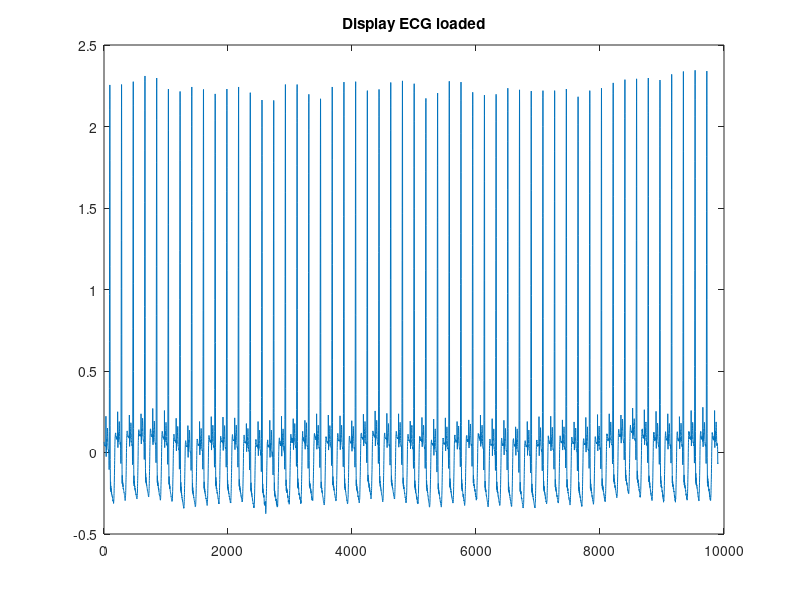

Write the MATLAB code that produced this figure. (Note: this script raises an error after producing the figure.)
clc
clear all

warning('off','all')
warning

ecg = load('ecg1.dat');

N = length(ecg);
fs = 250;

period = int32(N/fs);    
seconds = 5;
position = int32(fs*seconds);    
maximum = period/seconds;

figure(1);
plot(ecg);
title('Display ECG loaded');

for window = 0 : maximum - 1
    ecgWindow = ecg(window*position+1 : (window+1)*position);
    nWindow = length(ecgWindow);
    R = mh_rpeakdetect(ecgWindow, fs);
    
    figure(2);
    plot(1:nWindow, ecgWindow, 'g', R, ecgWindow(R), 'ro');
    title('Display a part of the ECG');
    
    figure(3);
    pvcDetection(ecgWindow, R, fs);
    
    figure(4);
    noiseDetect(ecgWindow);
    pause;
end

% plot(1:N, ecg, 'g', R, ecg(R), 'ro');

% value = noiseDetect(ecg);
